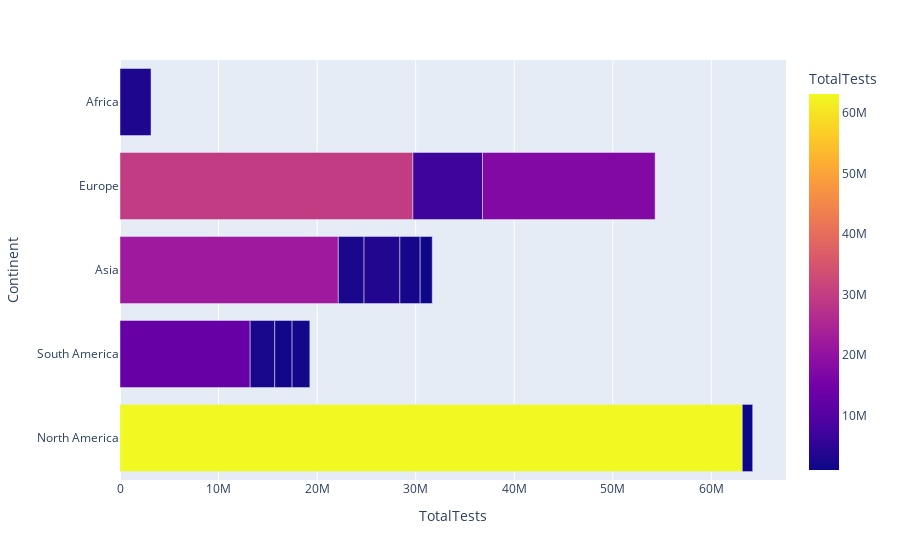

Notebook code for this chart:
### Markdown cell above
### BAR graph representing the total tests done in different continents.

### Code cell
px.bar(data1.head(15), x = 'TotalTests', y = 'Continent', 
       color = 'TotalTests',orientation ='h',  height = 500, 
       hover_data = ['Country/Region', 'Continent'])

### Figure 1 — Plotly figure (JSON) as saved in the notebook; plotly's stock layout.template omitted (floating-point values rounded to 4 significant figures)
{"data": [{"alignmentgroup": "True", "customdata": [["USA"], ["Brazil"], ["India"], ["Russia"], ["South Africa"], ["Mexico"], ["Peru"], ["Chile"], ["Colombia"], ["Spain"], ["Iran"], ["UK"], ["Saudi Arabia"], ["Pakistan"], ["Bangladesh"]], "hovertemplate": "TotalTests=%{marker.color}<br>Continent=%{y}<br>Country/Region=%{customdata[0]}<extra></extra>", "legendgroup": "", "marker": {"color": [63139605, 13206188, 22149351, 29716907, 3149807, 1056915, 2493429, 1760615, 1801835, 7064329, 2612763, 17515234, 3635705, 2058872, 1225124], "coloraxis": "coloraxis", "pattern": {"shape": ""}}, "name": "", "offsetgroup": "", "orientation": "h", "showlegend": false, "textposition": "auto", "type": "bar", "x": [63139605, 13206188, 22149351, 29716907, 3149807, 1056915, 2493429, 1760615, 1801835, 7064329, 2612763, 17515234, 3635705, 2058872, 1225124], "xaxis": "x", "y": ["North America", "South America", "Asia", "Europe", "Africa", "North America", "South America", "South America", "South America", "Europe", "Asia", "Europe", "Asia", "Asia", "Asia"], "yaxis": "y"}], "layout": {"autosize": true, "barmode": "relative", "coloraxis": {"colorbar": {"title": {"text": "TotalTests"}}, "colorscale": [[0, "#0d0887"], [0.1111, "#46039f"], [0.2222, "#7201a8"], [0.3333, "#9c179e"], [0.4444, "#bd3786"], [0.5556, "#d8576b"], [0.6667, "#ed7953"], [0.7778, "#fb9f3a"], [0.8889, "#fdca26"], [1, "#f0f921"]]}, "legend": {"tracegroupgap": 0}, "margin": {"t": 60}, "xaxis": {"anchor": "y", "autorange": true, "domain": [0, 1], "range": [0, 67580000.0], "title": {"text": "TotalTests"}, "type": "linear"}, "yaxis": {"anchor": "x", "autorange": true, "domain": [0, 1], "range": [-0.5, 4.5], "title": {"text": "Continent"}, "type": "category"}}}
